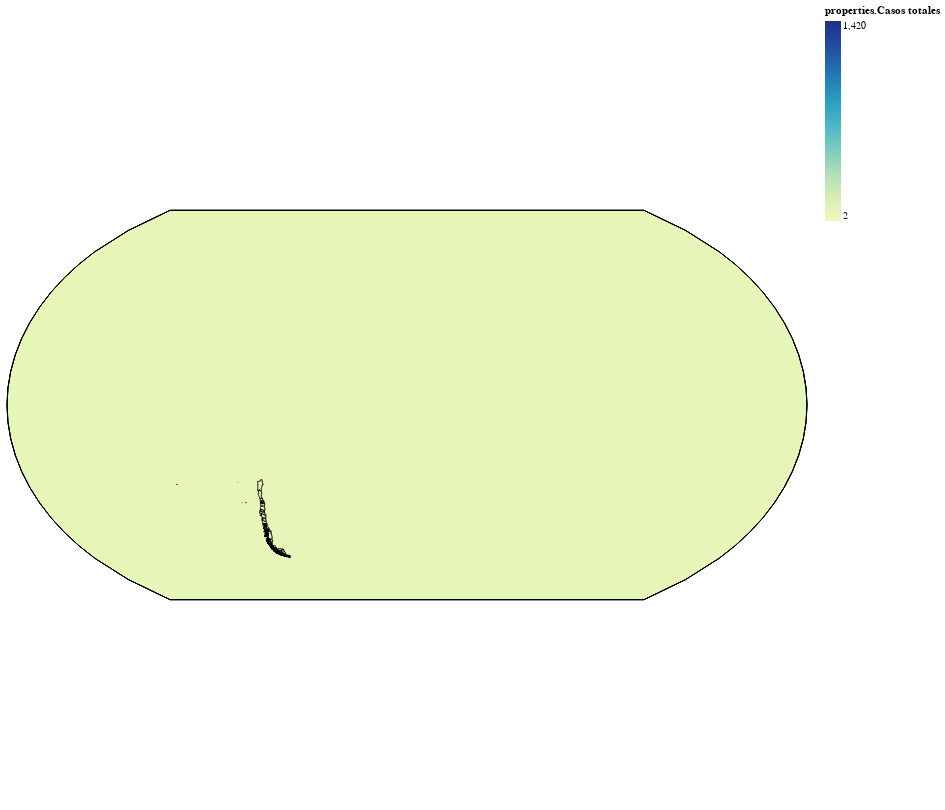

The notebook cell saved with this chart:
### Code cell
alt.Chart(choro_data).mark_geoshape(
    stroke='black',
    strokeWidth=1
).encode(
    color = 'properties.Casos totales:Q',
    tooltip = ['properties.Región:N', 'properties.Casos totales:Q']
).properties(
    width=800,
    height=800,
)

### Figure 1 — Vega-Lite specification as saved in the notebook (floating-point values rounded to 4 significant figures; data arrays with more than 128 entries replaced by an {"elided": "..."} marker saying what was removed)
{"config": {"view": {"continuousWidth": 400, "continuousHeight": 300}}, "data": {"values": [{"id": "0", "type": "Feature", "properties": {"Casos nuevos": 0, "Casos totales": 6, "Fallecidos": 0, "Región": "Arica y Parinacota", "codregion": 15}, "geometry": {"type": "MultiPolygon", "coordinates": {"elided": "1x1x93x2 float values"}}}, {"id": "1", "type": "Feature", "properties": {"Casos nuevos": 2, "Casos totales": 10, "Fallecidos": 0, "Región": "Tarapacá", "codregion": 1}, "geometry": {"type": "MultiPolygon", "coordinates": {"elided": "23 rows, 510 float values in total"}}}, {"id": "2", "type": "Feature", "properties": {"Casos nuevos": 0, "Casos totales": 35, "Fallecidos": 0, "Región": "Antofagasta", "codregion": 2}, "geometry": {"type": "MultiPolygon", "coordinates": {"elided": "11 rows, 658 float values in total"}}}, {"id": "3", "type": "Feature", "properties": {"Casos nuevos": 24, "Casos totales": 63, "Fallecidos": 0, "Región": "Magallanes", "codregion": 12}, "geometry": {"type": "MultiPolygon", "coordinates": {"elided": "5775 rows, 90404 float values in total"}}}, {"id": "4", "type": "Feature", "properties": {"Casos nuevos": 0, "Casos totales": 2, "Fallecidos": 0, "Región": "Aysén", "codregion": 11}, "geometry": {"type": "MultiPolygon", "coordinates": {"elided": "3566 rows, 53012 float values in total"}}}, {"id": "5", "type": "Feature", "properties": {"Casos nuevos": 0, "Casos totales": 2, "Fallecidos": 0, "Región": "Atacama", "codregion": 3}, "geometry": {"type": "MultiPolygon", "coordinates": {"elided": "12 rows, 806 float values in total"}}}, {"id": "6", "type": "Feature", "properties": {"Casos nuevos": 1, "Casos totales": 28, "Fallecidos": 0, "Región": "Coquimbo", "codregion": 4}, "geometry": {"type": "MultiPolygon", "coordinates": {"elided": "32 rows, 900 float values in total"}}}, {"id": "7", "type": "Feature", "properties": {"Casos nuevos": 7, "Casos totales": 115, "Fallecidos": 1, "Región": "Valparaíso", "codregion": 5}, "geometry": {"type": "MultiPolygon", "coordinates": {"elided": "545 rows, 5964 float values in total"}}}, {"id": "8", "type": "Feature", "properties": {"Casos nuevos": 125, "Casos totales": 1420, "Fallecidos": 4, "Región": "Metropolitana", "codregion": 13}, "geometry": {"type": "MultiPolygon", "coordinates": {"elided": "1x1x194x2 float values"}}}, {"id": "9", "type": "Feature", "properties": {"Casos nuevos": 23, "Casos totales": 151, "Fallecidos": 0, "Región": "Los Lagos", "codregion": 10}, "geometry": {"type": "MultiPolygon", "coordinates": {"elided": "297 rows, 5328 float values in total"}}}, {"id": "10", "type": "Feature", "properties": {"Casos nuevos": 11, "Casos totales": 58, "Fallecidos": 0, "Región": "Los Ríos", "codregion": 14}, "geometry": {"type": "MultiPolygon", "coordinates": {"elided": "41 rows, 1172 float values in total"}}}, {"id": "11", "type": "Feature", "properties": {"Casos nuevos": 55, "Casos totales": 302, "Fallecidos": 4, "Región": "Araucanía", "codregion": 9}, "geometry": {"type": "MultiPolygon", "coordinates": {"elided": "1x1x245x2 float values"}}}, {"id": "12", "type": "Feature", "properties": {"Casos nuevos": 15, "Casos totales": 216, "Fallecidos": 2, "Región": "Biobío", "codregion": 8}, "geometry": {"type": "MultiPolygon", "coordinates": {"elided": "6 rows, 686 float values in total"}}}, {"id": "13", "type": "Feature", "properties": {"Casos nuevos": 16, "Casos totales": 245, "Fallecidos": 0, "Región": "Ñuble", "codregion": 16}, "geometry": {"type": "MultiPolygon", "coordinates": {"elided": "1x1x177x2 float values"}}}, {"id": "14", "type": "Feature", "properties": {"Casos nuevos": 8, "Casos totales": 62, "Fallecidos": 1, "Región": "Maule", "codregion": 7}, "geometry": {"type": "MultiPolygon", "coordinates": {"elided": "1x1x230x2 float values"}}}, {"id": "15", "type": "Feature", "properties": {"Casos nuevos": 2, "Casos totales": 23, "Fallecidos": 0, "Región": "O’Higgins", "codregion": 6}, "geometry": {"type": "MultiPolygon", "coordinates": {"elided": "3 rows, 362 float values in total"}}}]}, "mark": {"type": "geoshape", "stroke": "black", "strokeWidth": 1}, "encoding": {"color": {"type": "quantitative", "field": "properties.Casos totales"}, "tooltip": [{"type": "nominal", "field": "properties.Región"}, {"type": "quantitative", "field": "properties.Casos totales"}]}, "height": 800, "width": 800, "$schema": "https://vega.github.io/schema/vega-lite/v4.0.2.json"}
